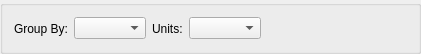
<?xml version="1.0" encoding="UTF-8"?>
<ui version="4.0">
 <comment>This file is part of the xTuple ERP: PostBooks Edition, a free and
open source Enterprise Resource Planning software suite,
Copyright (c) 1999-2011 by OpenMFG LLC, d/b/a xTuple.
It is licensed to you under the Common Public Attribution License
version 1.0, the full text of which (including xTuple-specific Exhibits)
is available at www.xtuple.com/CPAL.  By using this software, you agree
to be bound by its terms.</comment>
 <class>dspTimePhasedBookings</class>
 <widget class="QWidget" name="dspTimePhasedBookings">
  <property name="enabled">
   <bool>true</bool>
  </property>
  <property name="geometry">
   <rect>
    <x>0</x>
    <y>0</y>
    <width>421</width>
    <height>54</height>
   </rect>
  </property>
  <property name="windowTitle">
   <string>Time-Phased Bookings</string>
  </property>
  <layout class="QGridLayout" name="gridLayout">
   <property name="margin">
    <number>0</number>
   </property>
   <item row="0" column="0">
    <widget class="QGroupBox" name="groupBox">
     <property name="title">
      <string/>
     </property>
     <layout class="QHBoxLayout" name="horizontalLayout">
      <item>
       <widget class="QLabel" name="_groupByLit">
        <property name="text">
         <string>Group By:</string>
        </property>
       </widget>
      </item>
      <item>
       <widget class="XComboBox" name="_groupBy"/>
      </item>
      <item>
       <widget class="QLabel" name="_unitsLit">
        <property name="text">
         <string>Units:</string>
        </property>
       </widget>
      </item>
      <item>
       <widget class="XComboBox" name="_units"/>
      </item>
      <item>
       <spacer name="horizontalSpacer">
        <property name="orientation">
         <enum>Qt::Horizontal</enum>
        </property>
        <property name="sizeHint" stdset="0">
         <size>
          <width>14</width>
          <height>20</height>
         </size>
        </property>
       </spacer>
      </item>
     </layout>
    </widget>
   </item>
  </layout>
 </widget>
 <layoutdefault spacing="6" margin="11"/>
 <pixmapfunction>qPixmapFromMimeSource</pixmapfunction>
 <customwidgets>
  <customwidget>
   <class>XComboBox</class>
   <extends>QComboBox</extends>
   <header>xcombobox.h</header>
  </customwidget>
 </customwidgets>
 <resources/>
 <connections/>
</ui>
